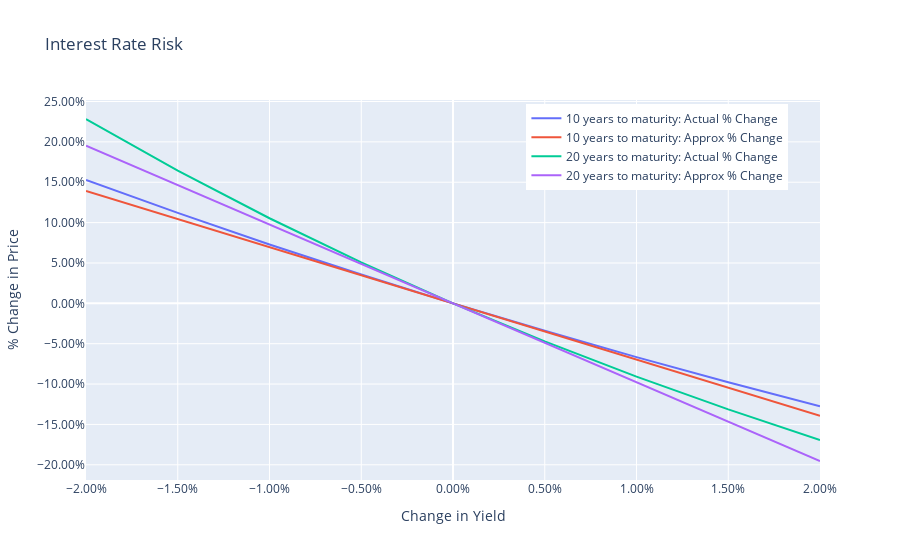

This figure's notebook cell:
### Code cell
# Plot the data
fig = go.Figure()
for ttm in TTM_LIST:
    ttm_years = int(ttm/NOP)
    trace_act=go.Scatter(x=df.index, y=df[('actual_pct_chg',ttm)], mode='lines', name=str(ttm_years)+' years to maturity: Actual % Change')
    trace_approx=go.Scatter(x=df.index, y=df[('approx_pct_chg',ttm)], mode='lines', name=str(ttm_years)+' years to maturity: Approx % Change')
    fig.add_trace(trace_act)
    fig.add_trace(trace_approx)

fig.update_xaxes(title='Change in Yield',tickformat=".2%")
fig.update_yaxes(title='% Change in Price',tickformat=".2%")
fig.update_layout(title='Interest Rate Risk')
fig.update_layout(legend=dict(yanchor="top", y =0.99, xanchor="left", x=0.6))
fig.show()

### Figure 1 — Plotly figure (JSON) as saved in the notebook; plotly's stock layout.template omitted (floating-point values rounded to 4 significant figures)
{"data": [{"mode": "lines", "name": "10 years to maturity: Actual % Change", "type": "scatter", "x": [-0.02, -0.015, -0.01, -0.005, 3.469e-18, 0.005, 0.01, 0.015, 0.02], "y": [0.1529, 0.112, 0.07293, 0.03563, 0, -0.03404, -0.06658, -0.09769, -0.1274]}, {"mode": "lines", "name": "10 years to maturity: Approx % Change", "type": "scatter", "x": [-0.02, -0.015, -0.01, -0.005, 3.469e-18, 0.005, 0.01, 0.015, 0.02], "y": [0.1393, 0.1045, 0.06964, 0.03482, -2.416e-17, -0.03482, -0.06964, -0.1045, -0.1393]}, {"mode": "lines", "name": "20 years to maturity: Actual % Change", "type": "scatter", "x": [-0.02, -0.015, -0.01, -0.005, 3.469e-18, 0.005, 0.01, 0.015, 0.02], "y": [0.2283, 0.1645, 0.1054, 0.05071, 0, -0.04705, -0.09075, -0.1314, -0.1692]}, {"mode": "lines", "name": "20 years to maturity: Approx % Change", "type": "scatter", "x": [-0.02, -0.015, -0.01, -0.005, 3.469e-18, 0.005, 0.01, 0.015, 0.02], "y": [0.1953, 0.1465, 0.09765, 0.04882, -3.388e-17, -0.04882, -0.09765, -0.1465, -0.1953]}], "layout": {"legend": {"x": 0.6, "xanchor": "left", "y": 0.99, "yanchor": "top"}, "title": {"text": "Interest Rate Risk"}, "xaxis": {"tickformat": ".2%", "title": {"text": "Change in Yield"}}, "yaxis": {"tickformat": ".2%", "title": {"text": "% Change in Price"}}}}
